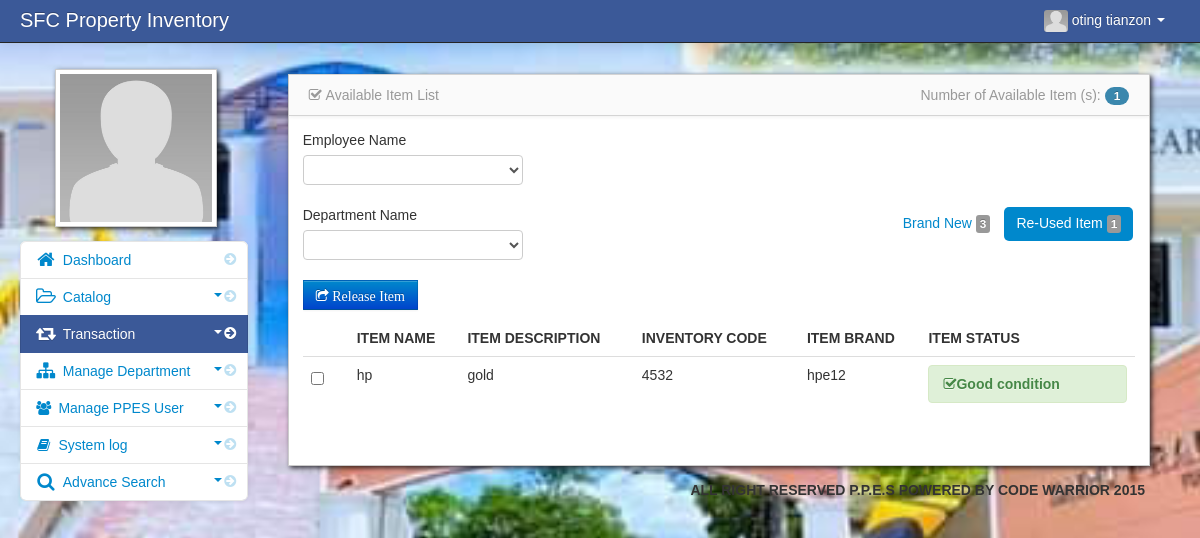
The app's page /admin/reuse.php (signed in) with its own data.
### tables this page shows
CREATE TABLE `user` (
  `user_id` int(11) NOT NULL,
  `firstname` varchar(100) NOT NULL,
  `middlename` varchar(100) NOT NULL,
  `lastname` varchar(100) NOT NULL,
  `username` varchar(100) NOT NULL,
  `password` varchar(100) NOT NULL,
  `adminthumbnails` varchar(128) NOT NULL
);

CREATE TABLE `item` (
  `item_id` int(11) NOT NULL,
  `item_serial` int(11) NOT NULL,
  `item_name` varchar(100) NOT NULL,
  `item_qty` varchar(20) DEFAULT NULL,
  `item_brand` varchar(100) NOT NULL,
  `item_description` varchar(100) NOT NULL,
  `item_status` varchar(100) NOT NULL,
  `created_at` datetime NOT NULL DEFAULT current_timestamp()
);

### admin/session.php (called while the page is built, shortened)
<?php
$session_id=$_SESSION['id'];
?>

### admin/reuse.php (the view, shortened to what this page needs)
<?php include('header.php'); ?>
<?php include('session.php'); ?>
    <body>
		<?php include('navbar.php'); ?>
        <div class="container-fluid">
            <div class="row-fluid">
				<?php include('transaction_sidebar.php'); ?>
				  <div class="span9" id="content">
                     <div class="row-fluid">
				<?php
	             $count_item=mysqli_query($conn,"select * from item
							 where NOT EXISTS
							(select * from release_details where release_status = 'pending' and item.item_id = release_details.item_id)
		                     and item_status='Good condition'
							 ORDER BY item.item_id DESC") ;
	             $count = mysqli_num_rows($count_item);
                 ?>
				   <div id="block_bg" class="block">
                        <div class="navbar navbar-inner block-header">
                             <div class="muted pull-left"><i class="icon-check"></i>&nbsp;Available Item List</div>
							 <div class="muted pull-right">
								Number of Available Item (s): <span class="badge badge-info"><?php  echo $count; ?></span>
							 </div>
                        </div>
<div class="block-content collapse in">
   <div class="span12">
<form id="send" method="post">
<div class="empty">
    <div class="control-group">
		 <label class="control-label" for="inputEmail">Employee Name</label>
			 <div class="controls">
				  <select name="client_id" class="chzn-select" required/>
				    <option></option>
			          <?php $result =  mysqli_query($conn,"select * from client")or die(mysqli_error());
			          while ($row=mysqli_fetch_array($result)){ ?>
				   <option value="<?php echo $row['client_id']; ?>"><?php echo $row['firstname']; ?>&nbsp<?php echo $row['middlename']; ?>&nbsp<?php echo $row['lastname']; ?></option>
				    <?php } ?>
		    </div>
	</div>
	<div class="pull-right">
	       <ul class="nav nav-pills">
		     <?php
	           $count_item=mysqli_query($conn,"select * from item
							 where NOT EXISTS
							(select * from release_details where item.item_id = release_details.item_id)
		                     and item_status='new'
							 ORDER BY item.item_id DESC") ;
	           $count = mysqli_num_rows($count_item);
               ?>
		      <li class="">
			     <a href="realease.php">Brand New&nbsp;<span class="label label-default"> <?php echo $count;?></span></a>
		      </li>
			  <?php
	           $count_item=mysqli_query($conn,"select * from item
							 where NOT EXISTS
							(select * from release_details where release_status = 'pending' and item.item_id = release_details.item_id)
		                     and item_status='Good condition'
							 ORDER BY item.item_id DESC");
	           $count = mysqli_num_rows($count_item);
               ?>
			   <li class="active">
					<a href="reuse.php">Re-Used Item&nbsp;<span class="label label-default"> <?php echo $count;?></span></a>
				</li>
			</ul>
	  </div>
	<div class="control-group">
		 <label class="control-label" for="inputEmail" >Department Name</label>
			 <div class="controls">
				  <select name="dep_id" class="chzn-select" required/>
				    <option></option>
			          <?php $result =  mysqli_query($conn,"select * from department")or die(mysqli_error());
			          while ($row=mysqli_fetch_array($result)){ ?>
				   <option value="<?php echo $row['dep_id']; ?>"><?php echo $row['dep_name']; ?></option>
				    <?php } ?>
		    </div>
	</div>
	  <div class="control-group">
		<div class="controls">
		<button  class="btn btn-primary" id="snd" data-placement="right" title="Click to Release"><i class="icon-share"> Release Item</i></button>
	  </div>
 </div>
</div>
  	<table cellpadding="0" cellspacing="0" border="0" class="table" id="example">
		<thead>
		        <tr>
				    <th class="empty"></th>
					<th>Item Name</th>
					<th>Item Description </th>
					<th>Inventory Code</th>
			        <th>Item Brand  </th>
					<th>Item Status  </th>
		    </tr>
		</thead>
<tbody>
		<?php
	    $release_query = mysqli_query($conn,"select * from item
							 where NOT EXISTS
							(select * from release_details where release_status = 'pending' and item.item_id = release_details.item_id)
		                     and item_status='Good condition'
							 ORDER BY item.item_id DESC") or die (mysqli_error());
							 while ($row= mysqli_fetch_array ($release_query) ){
	                         $id=$row['item_id'];
		?>
		<tr>
		<td width="30" class="empty">
			<input id="" class="uniform_on" name="selector[]" type="checkbox" value="<?php echo $id; ?>" >
		</td>
			<td><?php echo $row['item_name']; ?></td>
			<td><?php echo $row['item_description']; ?></td>
			<td><?php echo $row['item_serial']; ?></td>
			<td><?php echo $row['item_brand']; ?></td>
			<td><div class="alert alert-success"><i class="icon-check"></i><strong><?php echo $row['item_status']; ?></strong></div></td>
		</tr>
	<?php } ?>
</tbody>
</table>
</form>
</div>
</div>
</div>
</div>
</div>
<?php include('footer.php'); ?>
</div>
<?php include('script.php'); ?>
 </body>
</html>

### admin/navbar.php (shortened to what this page needs)
<div class="navbar navbar-inverse navbar-fixed-top">
          <div class="navbar-inner">
             <div class="container-fluid">
		 <div class="navbar-header">
                  <span class="brand" href="#">SFC Property Inventory</span>
		 </div>
                  <div class="nav-collapse collapse">
                      <ul class="nav pull-right">
				<?php $query= mysqli_query($conn,"select * from user where user_id = '$session_id'")or die(mysqli_error());
					  $row = mysqli_fetch_array($query);
				?>
                          <li class="dropdown">
                              <a href="#" role="button" class="dropdown-toggle" data-toggle="dropdown"><img id="avatar1" class="img-responsive" src="<?php echo $row['adminthumbnails']; ?>">&nbsp;<?php echo $row['firstname']." ".$row['lastname'];  ?> <i class="caret"></i>
                              </a>
                          </li>
                      </ul>
                  </div>
              </div>
          </div>
      </div>

### admin/transaction_sidebar.php (shortened to what this page needs)
     <div class="span3" id="sidebar">
	              <img id="admin_avatar" class="img-polaroid" src="<?php echo $row['adminthumbnails']; ?>">
                  <ul class="nav nav-list bs-docs-sidenav nav-collapse collapse">
                           <li class="">
						   <a href="dashboard.php"><i class="icon-chevron-right"></i><i class="icon-home icon-large"></i>&nbsp;Dashboard</a>
						   </li>
						 <li class="">
						    <a href="javascript:;" role="button" class="dropdown-toggle" data-toggle="collapse" data-target="#bs"><i class="icon-chevron-right"></i><i class="icon-folder-open-alt icon-large"></i>&nbsp;Catalog
						    <div class="muted pull-right"><i class="caret"></i></div></a>
						</li>
					    <li class="active">
						    <a href="javascript:;" role="button" class="dropdown-toggle" data-toggle="collapse" data-target="#bs2"><i class="icon-chevron-right"></i><i class="icon-retweet icon-large"></i>&nbsp;Transaction
							<div class="muted pull-right"><i class="caret"></i></div></a>
						</li>
						  <li class="">
						    <a href="javascript:;" role="button" class="dropdown-toggle" data-toggle="collapse" data-target="#bs1"><i class="icon-chevron-right"></i><i class="icon-sitemap icon-large"></i>&nbsp;Manage Department
						    <div class="muted pull-right"><i class="caret"></i></div></a>
						</li>
						<li>
						    <a href="javascript:;" role="button" class="dropdown-toggle" data-toggle="collapse" data-target="#bs3"><i class="icon-chevron-right"></i><i class="icon-group"></i>&nbsp;Manage PPES User
							<div class="muted pull-right"><i class="caret"></i></div></a>
						</li>
						<li>
						    <a href="javascript:;" role="button" class="dropdown-toggle" data-toggle="collapse" data-target="#bs4"><i class="icon-chevron-right"></i><i class="icon-book"></i>&nbsp;System log
							<div class="muted pull-right"><i class="caret"></i></div></a>
						</li>
                         <li class="">
                           <a href="javascript:;" role="button" class="dropdown-toggle" data-toggle="collapse" data-target="#bs5"><i class="icon-chevron-right"></i><i class="icon-search icon-large"></i>&nbsp;Advance Search
						   <div class="muted pull-right"><i class="caret"></i></div></a>
                        </li>
                  </ul>
</div>

### admin/assets/styles.css (style rules this page uses)
body { padding-top: 60px; padding-bottom: 40px; background-color: #f5f5f5; }
#content { margin-left:0px; }
.block { background: url("../images/pixel-60fff.png") repeat scroll 0 0 rgba(0, 0, 0, 0) !important; border: 1px solid #ccc; background: white; margin: 1em 0em; border-top: none; -webkit-box-shadow: 2px 2px 5px rgba(0, 0, 6, 0.75); -moz-box-shadow: 2px 2px 5px rgba(0, 0, 6, 0.75); box-shadow: 2px 2px 5px rgba(0, 0, 6, 0.75); }
.block-content { margin: 1em; min-height: .25em; }
.block-header { margin-bottom: 0px; border-right: none; border-left: none; -webkit-border-radius: 0px; -moz-border-radius: 0px; border-radius: 0px; }
.block-header div { padding-top: 10px; }
.bs-docs-sidenav { max-width: 228px; margin: 30px 0 0; padding: 0; background-color: #fff; -webkit-border-radius: 6px; -moz-border-radius: 6px; border-radius: 6px; -webkit-box-shadow: 0 1px 4px rgba(0,0,0,.065); -moz-box-shadow: 0 1px 4px rgba(0,0,0,.065); box-shadow: 0 1px 4px rgba(0,0,0,.065); }
.bs-docs-sidenav > li > a { display: block; width: 190px \9; margin: 0 0 -1px; padding: 8px 14px; border: 1px solid #e5e5e5; }
.bs-docs-sidenav > li:first-child > a { -webkit-border-radius: 6px 6px 0 0; -moz-border-radius: 6px 6px 0 0; border-radius: 6px 6px 0 0; }
.bs-docs-sidenav > li:last-child > a { -webkit-border-radius: 0 0 6px 6px; -moz-border-radius: 0 0 6px 6px; border-radius: 0 0 6px 6px; }
.bs-docs-sidenav > .active > a { position: relative; z-index: 2; padding: 9px 15px; border: 0; text-shadow: 0 1px 0 rgba(0,0,0,.15); -webkit-box-shadow: inset 1px 0 0 rgba(0,0,0,.1), inset -1px 0 0 rgba(0,0,0,.1); -moz-box-shadow: inset 1px 0 0 rgba(0,0,0,.1), inset -1px 0 0 rgba(0,0,0,.1); box-shadow: inset 1px 0 0 rgba(0,0,0,.1), inset -1px 0 0 rgba(0,0,0,.1); }
.bs-docs-sidenav .icon-chevron-right { float: right; margin-top: 2px; margin-right: -6px; opacity: .25; }
.bs-docs-sidenav .active .icon-chevron-right, .bs-docs-sidenav .active a:hover .icon-chevron-right { opacity: 1; }

### records on screen
user: adminthumbnails (placeholder picture), firstname "oting", lastname "tianzon"
item: item_name "hp", item_description "gold", item_serial "4532", item_brand "hpe12", item_status "Good condition"

### other values on screen
$count "1"
$count "3"
